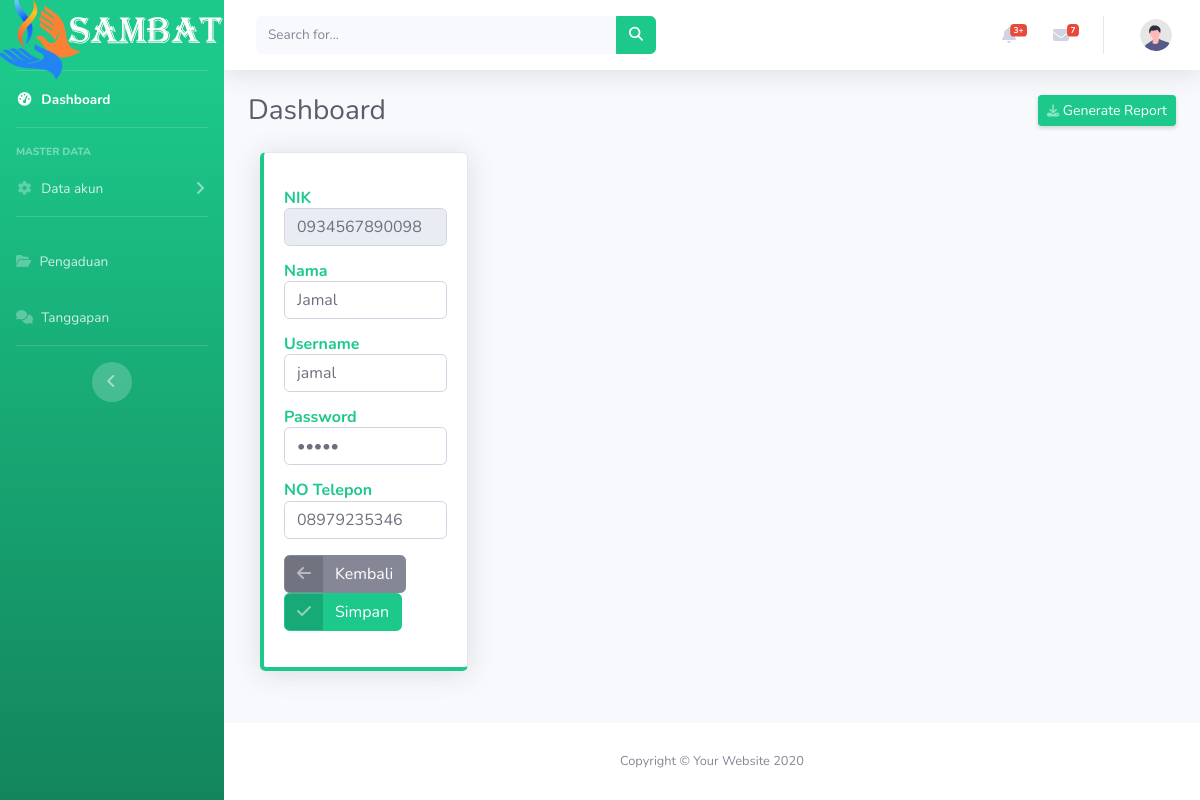
/edit-masyarakat.php?nik=0934567890098, run on the app's committed database.
### tables this page shows
CREATE TABLE `masyarakat` (
  `id` int(25) NOT NULL,
  `nik` char(16) NOT NULL,
  `nama` varchar(25) NOT NULL,
  `username` varchar(25) NOT NULL,
  `password` varchar(25) NOT NULL,
  `telp` varchar(25) NOT NULL,
  `email` varchar(225) NOT NULL
);

### edit-masyarakat.php (the view, shortened to what this page needs)
<?php
include ('config.php');
?>
<!DOCTYPE html>
<html lang="en">
<head>
    <link href="vendor/fontawesome-free/css/all.min.css" rel="stylesheet" type="text/css">
    <link href="css/sb-admin-2.min.css" rel="stylesheet">
</head>
<body id="page-top">
    <div id="wrapper">
        <ul class="navbar-nav bg-gradient-success sidebar sidebar-dark accordion" id="accordionSidebar">
            <a class="sidebar-brand d-flex align-items-center justify-content-center" href="index.html">
                    <img src="img/logo2.png">
            </a>
            <li class="nav-item active">
                <a class="nav-link" href="dasboard.php">
                    <i class="fas fa-fw fa-tachometer-alt"></i>
                    <span>Dashboard</span></a>
            </li>
            <hr class="sidebar-divider">
            <div class="sidebar-heading">
                Master data
            </div>
            <li class="nav-item">
                <a class="nav-link collapsed" href="#" data-toggle="collapse" data-target="#collapseTwo"
                    aria-expanded="true" aria-controls="collapseTwo">
                    <i class="fas fa-fw fa-cog"></i>
                    <span>Data akun</span>
                </a>
            </li>
            <hr class="sidebar-divider">
            <li class="nav-item">
                <a class="nav-link" href="data-pengaduan.php">
                    <i class="fas fa-folder-open"></i>
                    <span>Pengaduan</span></a>
            </li>
            <li class="nav-item">
                <a class="nav-link" href="data-tanggapan.php">
                    <i class="fas fa-comments"></i>
                    <span>Tanggapan</span></a>
            </li>
            <hr class="sidebar-divider d-none d-md-block">
            <div class="text-center d-none d-md-inline">
                <button class="rounded-circle border-0" id="sidebarToggle"></button>
            </div>
        </ul>
        <div id="content-wrapper" class="d-flex flex-column">
            <div id="content">
                <nav class="navbar navbar-expand navbar-light bg-white topbar mb-4 static-top shadow">
                    <form
                        class="d-none d-sm-inline-block form-inline mr-auto ml-md-3 my-2 my-md-0 mw-100 navbar-search">
                        <div class="input-group">
                            <input type="text" class="form-control bg-light border-0 small" placeholder="Search for..."
                                aria-label="Search" aria-describedby="basic-addon2">
                            <div class="input-group-append">
                                <button class="btn btn-success" type="button">
                                    <i class="fas fa-search fa-sm"></i>
                                </button>
                            </div>
                        </div>
                    </form>
                    <ul class="navbar-nav ml-auto">
                        <li class="nav-item dropdown no-arrow mx-1">
                            <a class="nav-link dropdown-toggle" href="#" id="alertsDropdown" role="button"
                                data-toggle="dropdown" aria-haspopup="true" aria-expanded="false">
                                <i class="fas fa-bell fa-fw"></i>
                                <span class="badge badge-danger badge-counter">3+</span>
                            </a>
                        </li>
                        <li class="nav-item dropdown no-arrow mx-1">
                            <a class="nav-link dropdown-toggle" href="#" id="messagesDropdown" role="button"
                                data-toggle="dropdown" aria-haspopup="true" aria-expanded="false">
                                <i class="fas fa-envelope fa-fw"></i>
                                <span class="badge badge-danger badge-counter">7</span>
                            </a>
                        </li>
                        <li class="nav-item dropdown no-arrow">
                            <a class="nav-link dropdown-toggle" href="#" id="userDropdown" role="button"
                                data-toggle="dropdown" aria-haspopup="true" aria-expanded="false">
                                <img class="img-profile rounded-circle"
                                    src="img/undraw_profile.svg">
                            </a>
                        </li>
                    </ul>
                </nav>
                <div class="container-fluid">
                    <div class="d-sm-flex align-items-center justify-content-between mb-4">
                        <h1 class="h3 mb-0 text-gray-800">Dashboard</h1>
                        <a href="#" class="d-none d-sm-inline-block btn btn-sm btn-success shadow-sm"> Generate Report</a>
                    </div>
                        <div class="col-xl-3 col-md-6 mb-4">
                            <div class="card border-left-success shadow h-100 py-2 card mb-4 py-3 border-bottom-success card mb-4 py-3 border-top-success card mb-4 py-3 border-right-success">
                                <div class="card-body">
        <?php
        if(isset($_GET['nik'])){
            $nik = $_GET['nik'];
            $select = mysqli_query($koneksi, "SELECT * FROM masyarakat WHERE nik='$nik'") or die(sql_error($koneksi,_LINE_));
            if(mysqli_num_rows($select) == 0){
                echo '<div class="alert alert-warning">NIK tidak ada dalam database.</div>';
                exit();
            }else{
                $data = mysqli_fetch_assoc($select);
            }
        }
        ?>
                <form action="edit-masyarakat.php?nik=<?php echo $nik; ?>" method="post">
                                        <div class="form-group">
                                            <h6 class="m-0 font-weight-bold text-success">NIK</h6>
                                            <input type="text" class="form-control form-control-user"
                                                id="exampleInputEmail" name="nik" value="<?php echo $data['nik']; ?>" readonly>
                                        </div>
                                        <div class="form-group">
                                            <h6 class="m-0 font-weight-bold text-success">Nama</h6>
                                            <input type="text" class="form-control form-control-user"
                                                id="exampleInputEmail" name="nama" value="<?php echo $data['nama']; ?>">
                                        </div>
                                        <div class="form-group">
                                            <h6 class="m-0 font-weight-bold text-success">Username</h6>
                                            <input type="text" class="form-control form-control-user"
                                                id="exampleInputEmail" name="username" value="<?php echo $data['username']; ?>">
                                        </div>
                                        <div class="form-group">
                                            <h6 class="m-0 font-weight-bold text-success">Password</h6>
                                            <input type="password" class="form-control form-control-user"
                                                id="exampleInputPassword" name="password" value="<?php echo $data['password']; ?>">
                                        </div>
                                        <div class="form-group">
                                            <h6 class="m-0 font-weight-bold text-success">NO Telepon</h6>
                                            <input type="text" class="form-control form-control-user"
                                                id="exampleInputEmail" name="telp" value="<?php echo $data['telp']; ?>">
                                        </div>
                                        <a href="data-masyarakat.php" class="btn btn-secondary btn-icon-split">
                                        <span class="icon text-white-50">
                                            <i class="fas fa-arrow-left"></i>
                                        </span>
                                        <span class="text">Kembali</span>
                                        </a>
                                        <button class="btn btn-success btn-icon-split" type="submit" name="submit">
                                        <span class="icon text-white-50">
                                            <i class="fas fa-check"></i>
                                        </span>
                                        <span class="text">Simpan</span>
                                        </button>
                </form>
                                    </div>
                                </div>
                            </div>
                </div>
            </div>
            <footer class="sticky-footer bg-white">
                <div class="container my-auto">
                    <div class="copyright text-center my-auto">
                        <span>Copyright &copy; Your Website 2020</span>
                    </div>
                </div>
            </footer>
        </div>
    </div>
</body>
</html>

### data on the page
masyarakat: nik "0934567890098", nama "Jamal", username "jamal", telp "08979235346"
